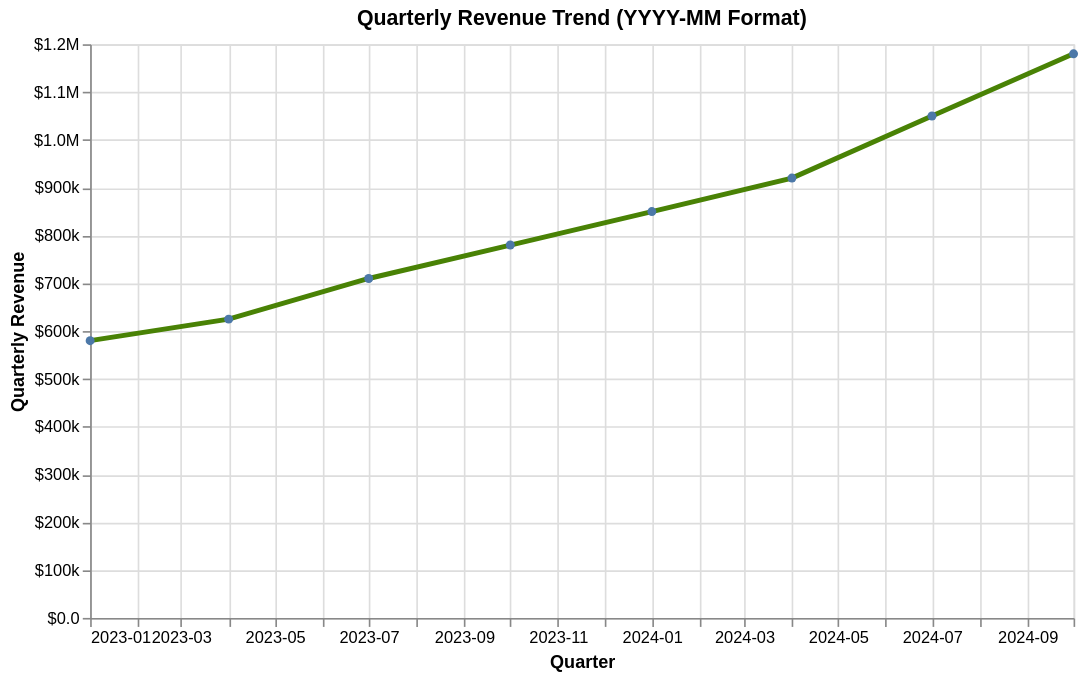

Here is the Vega-Lite specification saved for this chart:
### Vega-Lite specification from a JSON file in a GitHub repository (floating-point values rounded to 4 significant figures)
{"$schema": "https://vega.github.io/schema/vega-lite/v5.json", "description": "Quarterly revenue with year-month formatting", "width": 600, "height": 350, "data": {"values": [{"period": "2023-01-01", "revenue": 580000}, {"period": "2023-04-01", "revenue": 625000}, {"period": "2023-07-01", "revenue": 710000}, {"period": "2023-10-01", "revenue": 780000}, {"period": "2024-01-01", "revenue": 850000}, {"period": "2024-04-01", "revenue": 920000}, {"period": "2024-07-01", "revenue": 1050000}, {"period": "2024-10-01", "revenue": 1180000}]}, "mark": {"type": "line", "point": true, "strokeWidth": 3, "color": "#498205"}, "encoding": {"x": {"field": "period", "type": "temporal", "axis": {"title": "Quarter", "format": "%Y-%m"}}, "y": {"field": "revenue", "type": "quantitative", "axis": {"title": "Quarterly Revenue", "format": "$,.2s"}}}, "title": "Quarterly Revenue Trend (YYYY-MM Format)"}
